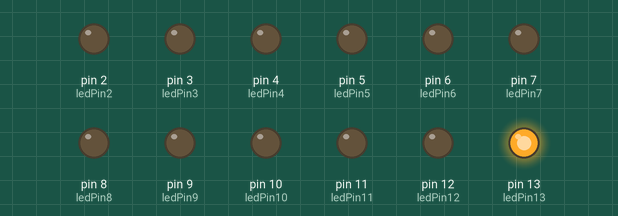
Recording of a sketch running on a simulated Arduino Uno, built with avr-gcc and run on an emulated ATmega328P. Parts: output pins drawn as LEDs (lit = HIGH). What the sketch prints to the serial monitor is not drawn.

Above: at 0.05 s.
Timing chart, 0 to 3.0 s (numbered marks = the images above):
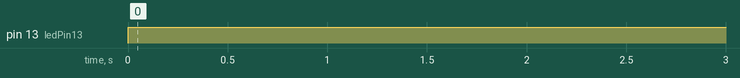

The sketch:

signal1.ino
```cpp
int ledPin13 = 13;
int ledPin12 = 12;
int ledPin11 = 11;
int ledPin10 = 10;
int ledPin9 = 9;
int ledPin8 = 8;
int ledPin7 = 7;
int ledPin6 = 6;
int ledPin5 = 5;
int ledPin4 = 4;
int ledPin3 = 3;
int ledPin2 = 2;
int ledPin1 = 1;
int ledPin0 = 0;

// the setup function runs once when you press reset or power the board
//void setup() {
  // initialize digital pin 13 as an output.
//  pinMode(13, OUTPUT);
//}


int incomingByte;      // a variable to read incoming serial data into

void setup() {
  // initialize serial communication:
  Serial.begin(115200);
  // initialize the LED pin as an output:
  //pinMode(ledPin, OUTPUT);
  pinMode(ledPin13, OUTPUT);
  pinMode(ledPin12, OUTPUT);
  pinMode(ledPin11, OUTPUT);
  pinMode(ledPin10, OUTPUT);
  pinMode(ledPin9, OUTPUT);
  pinMode(ledPin8, OUTPUT);
  pinMode(ledPin7, OUTPUT);
  pinMode(ledPin6, OUTPUT);
  pinMode(ledPin5, OUTPUT);
  pinMode(ledPin4, OUTPUT);
  pinMode(ledPin3, OUTPUT);
  pinMode(ledPin2, OUTPUT);
  pinMode(ledPin1, OUTPUT);
  pinMode(ledPin0, OUTPUT);

}


// the loop function runs over and over again forever
void loop() {
  digitalWrite(13, HIGH);   // turn the LED on (HIGH is the voltage level)
  delay(750);              // wait for a second
  digitalWrite(13, LOW);    // turn the LED off by making the voltage LOW

      int val;

val = digitalRead(0);
 Serial.print(val);Serial.print(val);
Serial.print("qqq100");
Serial.println();

  val = digitalRead(1);
 Serial.print(val);Serial.print(val);
Serial.print("qqq101");
Serial.println();

  val = digitalRead(2);
 Serial.print(val);Serial.print(val);
Serial.print("qqq102");
Serial.println();

  val = digitalRead(3);
 Serial.print(val);Serial.print(val);
Serial.print("qqq103");
Serial.println();

 val = digitalRead(4);
 Serial.print(val);Serial.print(val);
Serial.print("qqq104");
Serial.println();

  val = digitalRead(5);
 Serial.print(val);Serial.print(val);
Serial.print("qqq105");
Serial.println();

 val = digitalRead(6);
 Serial.print(val);Serial.print(val);
Serial.print("qqq106");
Serial.println();

  val = digitalRead(7);
 Serial.print(val);Serial.print(val);
Serial.print("qqq107");
Serial.println();

 val = digitalRead(8);
 Serial.print(val);Serial.print(val);
Serial.print("qqq108");
Serial.println();

  val = digitalRead(9);
 Serial.print(val);Serial.print(val);
Serial.print("qqq109");
Serial.println();

 val = digitalRead(10);
 Serial.print(val);Serial.print(val);
Serial.print("qqq110");
Serial.println();

  val = digitalRead(11);
 Serial.print(val);Serial.print(val);
Serial.print("qqq111");
Serial.println();

 val = digitalRead(12);
 Serial.print(val);Serial.print(val);
Serial.print("qqq112");
Serial.println();

  val = digitalRead(13);
 Serial.print(val);Serial.print(val);
Serial.print("qqq113");
Serial.println();


Serial.print("ssssss");
Serial.println();

//  delay(250);              // wait for a second
}
```

Measured:
- by itself, pin 13 (ledPin13): LOW → HIGH at 0.00 s
